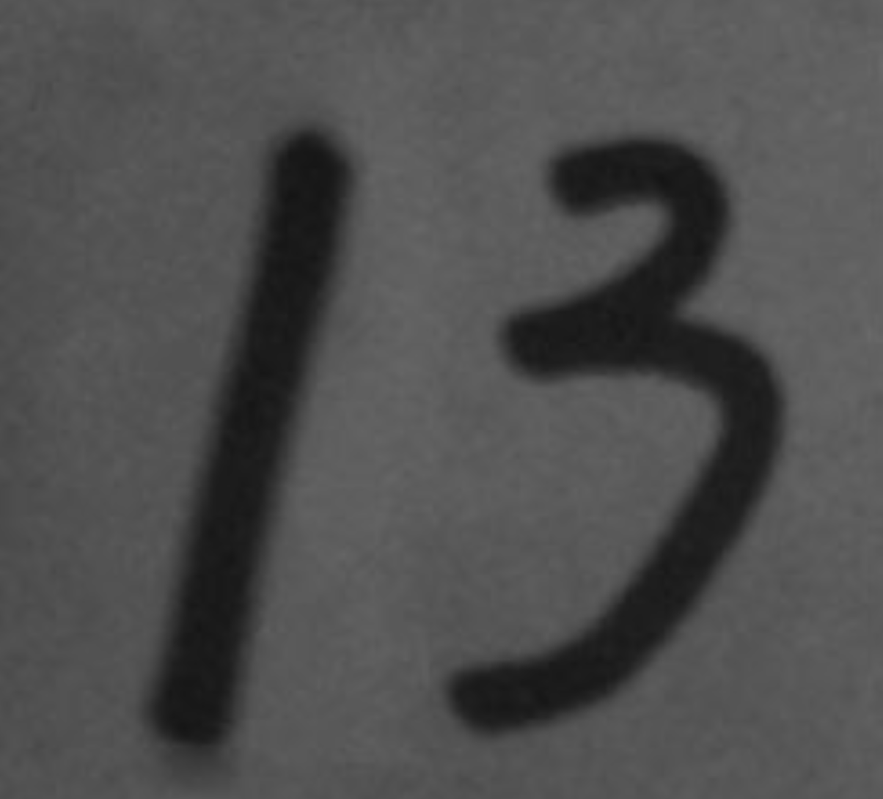
#> input picture assets/13.png, 883 x 799 px, shrunk from 1204 x 1090 before the run, found by its file name
$ python -i section14.py   (imports and definitions only)
#> lines starting #> are read from the running program, lines starting #| are printed output that depends on the picture; after the words box and inside, x2 and y2 are one past the last pixel; in counts of white or black regions, pixels touching at a corner belong together; long printed decimals are rounded
import os
import cv2
import numpy as np
import matplotlib.pyplot as plt


cwd = os.getcwd()

ASSET_PATH = os.path.join(cwd, "assets/")
OUTPUT_PATH = os.path.join(cwd, "outputs/")

file = os.path.join(ASSET_PATH, "13.png")
shape = os.path.join(ASSET_PATH, "shape.png")


def join(filename):
    return os.path.join(ASSET_PATH, filename)


def img_show(title, img):
    cv2.imshow(title, img)
    cv2.waitKey(0)


def img_contour_feature():
    img = cv2.imread(file)
#> img is the input picture: shape (799, 883, 3); min 20, max 106, mean 78.7

    # convert to gray image
    img_gray = cv2.cvtColor(img, cv2.COLOR_BGR2GRAY)

    # convert color to white
    ret, thresh = cv2.threshold(
        img_gray, 0, 255, cv2.THRESH_BINARY_INV + cv2.THRESH_OTSU)
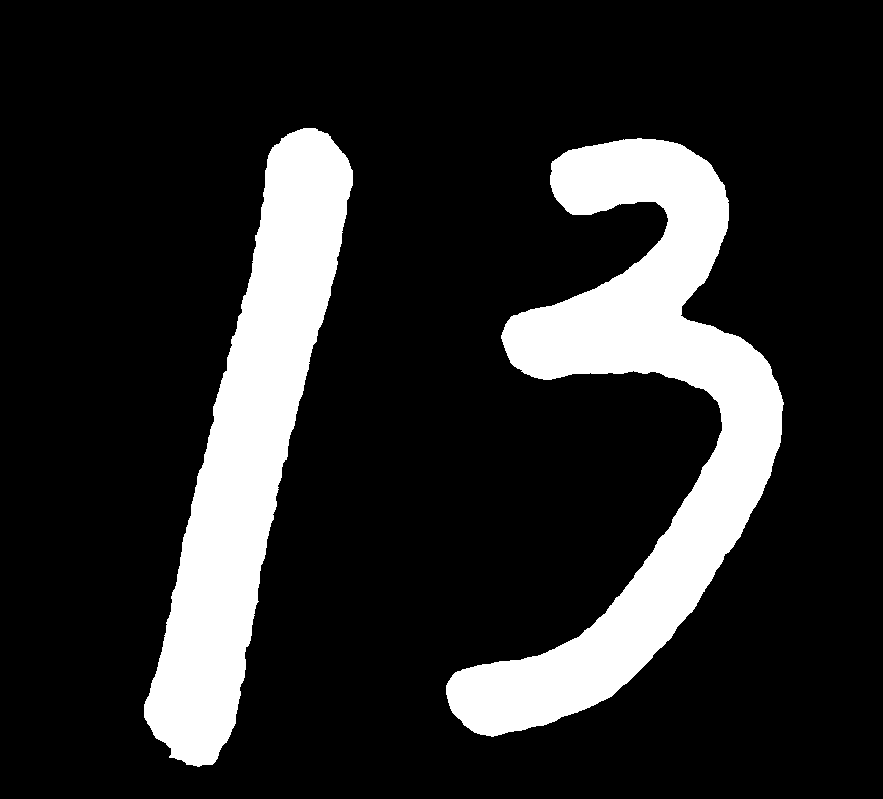
#> thresh: shape (799, 883); 16.8% white; 2 white regions
#> ret = 61

    contours, _ = cv2.findContours(
        thresh, cv2.RETR_TREE, cv2.CHAIN_APPROX_SIMPLE)
#> contours = 2 contours; box (x1, y1, x2, y2) and area: (446, 138, 784, 737) 65406, (144, 128, 353, 767) 51574

    cnt = contours[0]
#> cnt = contour of 986 points, box (x1, y1, x2, y2) (446, 138, 784, 737), area 65406

    # draw all contours
    cv2.drawContours(img, [cnt], -1, (0, 0, 255), 2)

    # contour area
    area = cv2.contourArea(cnt)
#> area = 65406.5
    print(f'Area: {area}')
#| Area: 65406.5

    # contour perimeter
    perimeter = cv2.arcLength(cnt, True)
#> perimeter = 2234.4
    print(f'Perimeter: {perimeter}')
#| Perimeter: 2234.442

    # image moments
    M = cv2.moments(cnt)
#> M = moments, m00 65406.5, centre m10/m00, m01/m00 = (639.3, 423.9)
    print(f'M00: {M["m00"]}')
#| M00: 65406.5
    cx, cy = M['m10'] / M['m00'], M['m01'] / M['m00']
#> cx = 639.3; cy = 423.9
    print(f'Centroid: {cx}, {cy}')
#| Centroid: 639.310, 423.932

    # Bounding rectangle
    x, y, w, h = cv2.boundingRect(cnt)
#> x = 446; y = 138; w = 338; h = 599
    cv2.rectangle(img, (x, y), (x + w, y + h), (0, 255, 0), 2)

    # Min bounding rectangle
    rect = cv2.minAreaRect(cnt)
#> rect = ((631.4, 446.5), (615.5, 292.2), -81.07)
    box = np.int0(cv2.boxPoints(rect))
#> box = [[727, 773], [439, 727], [534, 119], [823, 165]]
    cv2.drawContours(img, [box], 0, (255, 0, 0), 2)

    # Min enclosing circle
    (x, y), radius = cv2.minEnclosingCircle(cnt)
#> x = 577; y = 438; radius = 311.5
    (x, y, radius) = np.int0((x, y, radius))
#> radius = 311
    cv2.circle(img, (x, y), radius, (0, 0, 255), 2)

    # Fit ellipse
    ellipse = cv2.fitEllipse(cnt)
#> ellipse = ((603.2, 447), (288.8, 559.1), 15.58)
    cv2.ellipse(img, ellipse, (255, 255, 0), 2)
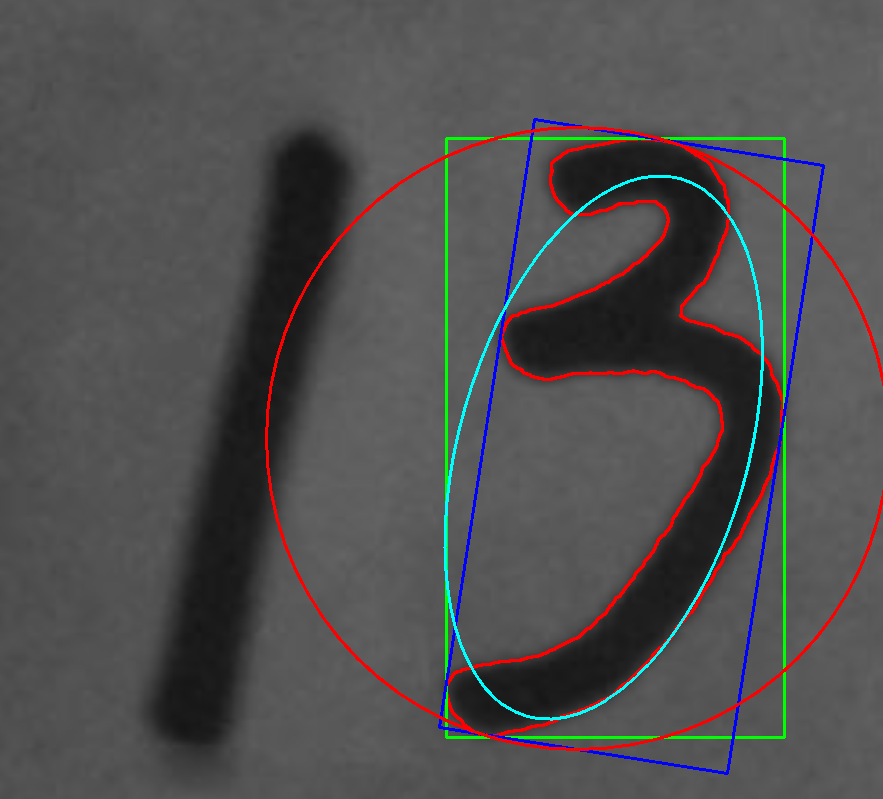
#> img: shape (799, 883, 3); mean B, G, R 79.1, 79.1, 80.2

    # show image
    img_show('img_contour_feature', img)

def img_match_shape():
    img = cv2.imread(shape, 0)

    _, thresh = cv2.threshold(img, 0, 255, cv2.THRESH_BINARY + cv2.THRESH_OTSU)
    contours, hierarchy = cv2.findContours(thresh, 3, 2)
    img_color = cv2.cvtColor(thresh, cv2.COLOR_GRAY2BGR)

    cnt_a, cnt_b, cnt_c = contours[0], contours[1], contours[2]
    print(f'b vs b: {cv2.matchShapes(cnt_b, cnt_b, 1, 0.0)}')
    print(f'b vs c: {cv2.matchShapes(cnt_b, cnt_c, 1, 0.0)}')
    print(f'b vs a: {cv2.matchShapes(cnt_b, cnt_a, 1, 0.0)}')

    img_show('img_match_shape', img_color)

>>> result = img_contour_feature()

$ run again, with assets/hist.png copied over assets/13.png
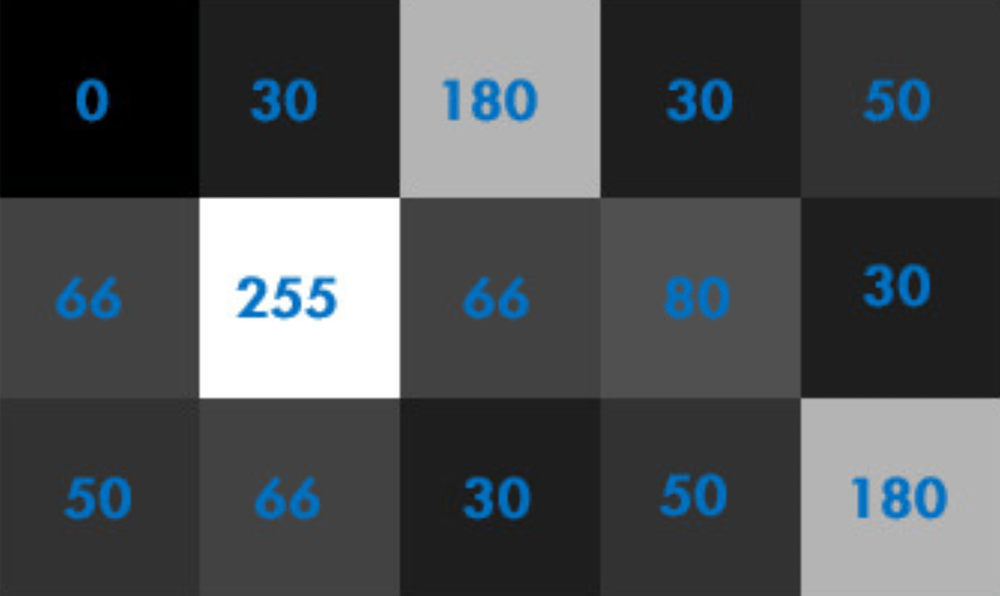
#> input picture assets/hist.png, 1000 x 596 px, shrunk from 1402 x 836 before the run, found by its file name
#> in img_contour_feature, img is the input picture: shape (596, 1000, 3); mean B, G, R 81.6, 78.5, 74.4
#> in img_contour_feature, `ret, thresh = cv2.threshold( img_gray, 0, 255, cv2.THRESH_BINARY_INV +..`:
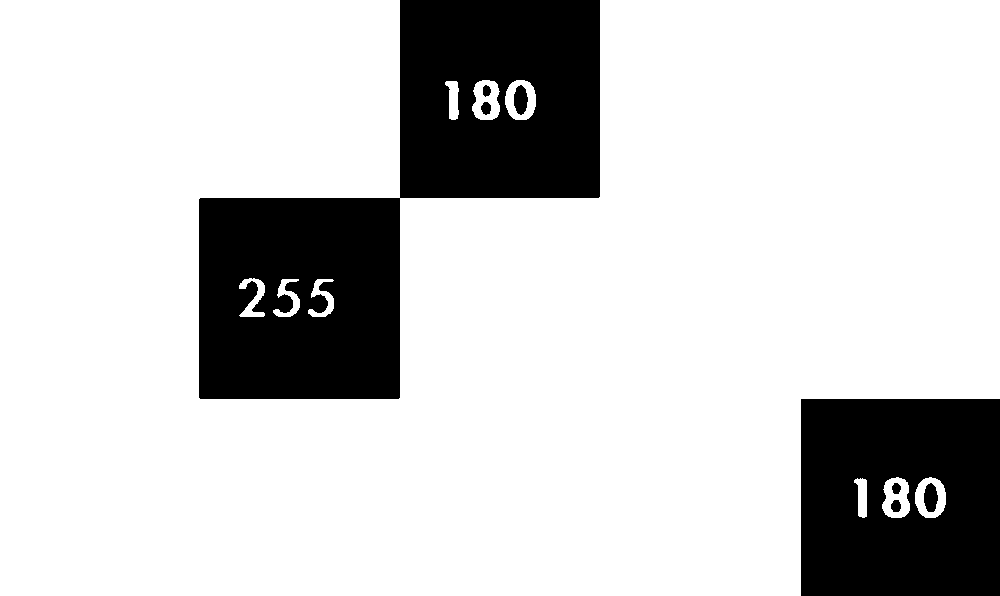
#> thresh: shape (596, 1000); 80.8% white; 8 black regions
#> ret = 125
#> contours = 17 contours; largest, box (x1, y1, x2, y2) and area: (0, 0, 1000, 596) 515407, (198, 197, 401, 400) 40798, (915, 477, 946, 518) 972, (505, 80, 536, 120) 968, (882, 477, 910, 518) 873
#> cnt = contour of 22 points, box (x1, y1, x2, y2) (854, 478, 867, 518), area 317
#> area = 317
#| Area: 317.0
#> perimeter = 97.8
#| Perimeter: 97.799
#> M = moments, m00 317, centre m10/m00, m01/m00 = (861.7, 496.7)
#| M00: 317.0
#> cx = 861.7; cy = 496.7
#| Centroid: 861.701, 496.680
#> in img_contour_feature, `x, y, w, h = cv2.boundingRect(cnt)`: x = 854; y = 478; w = 13; h = 40
#> rect = ((860, 497.5), (39, 12), -90)
#> box = [[866, 517], [854, 517], [854, 478], [866, 478]]
#> in img_contour_feature, `(x, y), radius = cv2.minEnclosingCircle(cnt)`: x = 860.5; y = 497.5; radius = 19.81
#> in img_contour_feature, `(x, y, radius) = np.int0((x, y, radius))`: x = 860; y = 497; radius = 19
#> ellipse = ((862, 497.5), (26.03, 38.48), 173.5)
#> in img_contour_feature, `cv2.ellipse(img, ellipse, (255, 255, 0), 2)`:
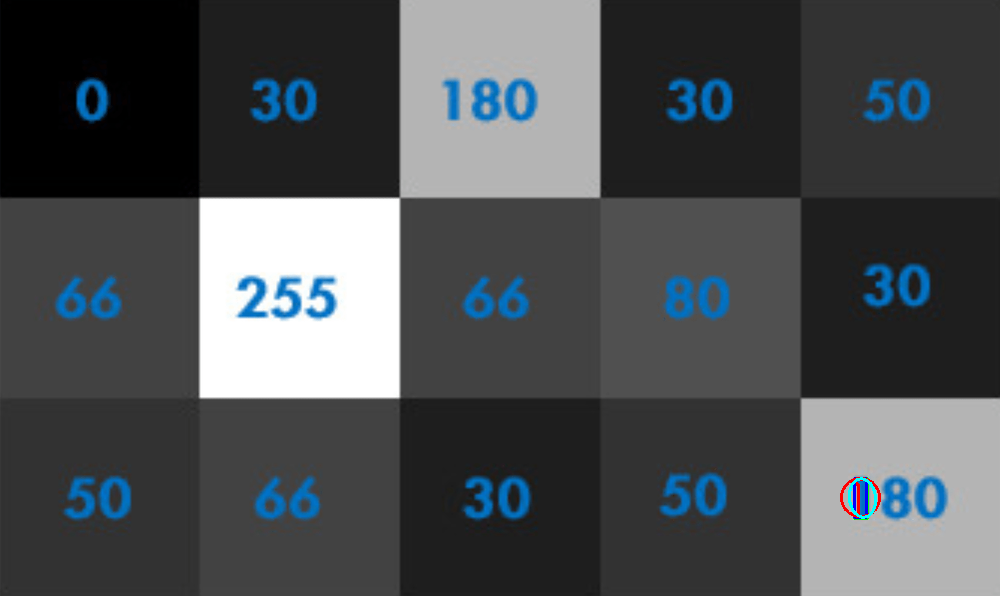
#> img: shape (596, 1000, 3); mean B, G, R 81.5, 78.4, 74.3
